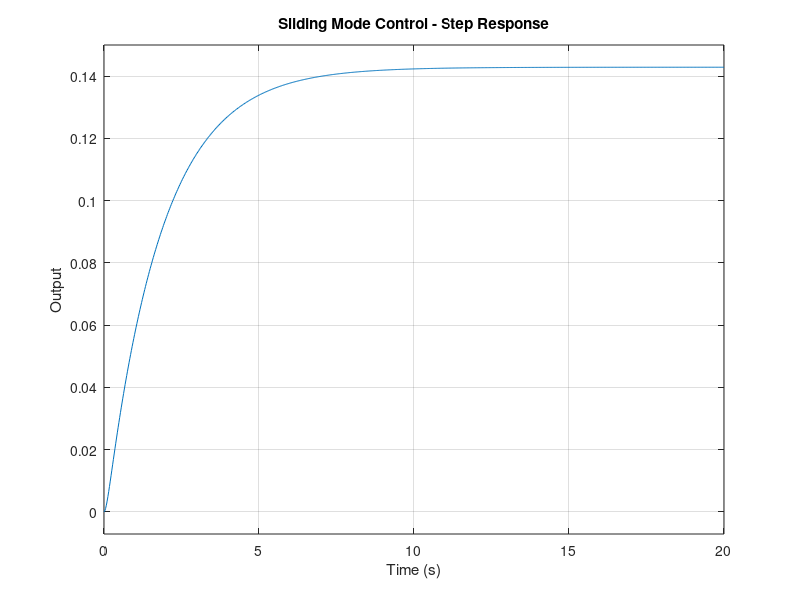

Write the MATLAB code that produced this figure.
clc; clear; close all;

% Define System
A = [0 1; -2 -3];
B = [0; 1];
C = [1 0];
D = 0;

% Sliding surface
S = [1 2];

% Control law: u = -K*x - k*sign(S*x)
K = [5 10];
k = 2;

% Closed-loop system
A_cl = A - B * K;
sys_cl = ss(A_cl, B, C, D);

% Step Response
figure;
step(sys_cl);
title('Sliding Mode Control - Step Response');
xlabel('Time (s)');
ylabel('Output');
grid on;
